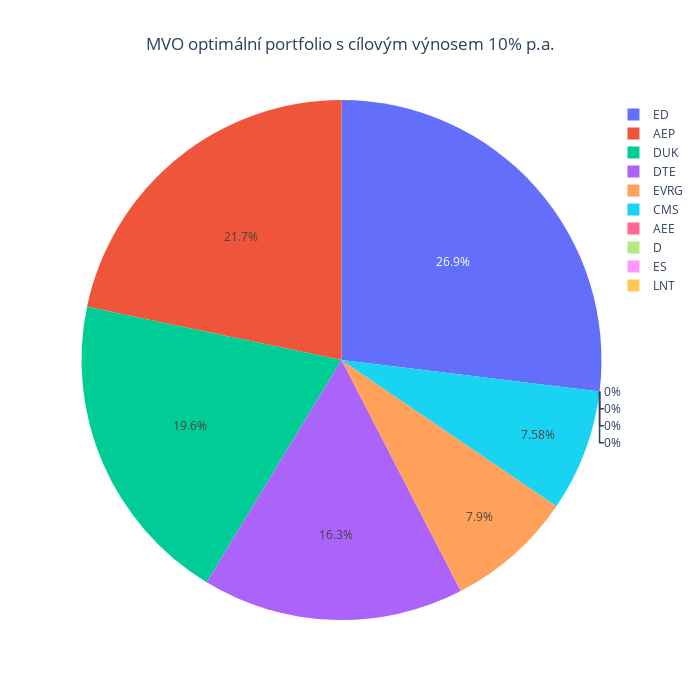

Here is the notebook cell this chart was saved with:
### Code cell
weightsMVOTarget = MVOTargetReturn(prices = prices, target_return = 0.1)
weightsPlot(weightsMVOTarget, title = "MVO optimální portfolio s cílovým výnosem 10% p.a.")

### Figure 1 — Plotly figure (JSON) as saved in the notebook; plotly's stock layout.template omitted (floating-point values rounded to 4 significant figures)
{"data": [{"labels": ["AEE", "AEP", "CMS", "D", "DTE", "DUK", "ED", "ES", "EVRG", "LNT"], "type": "pie", "values": [0, 0.2171, 0.07576, 0, 0.1627, 0.1961, 0.2694, 0, 0.07898, 0]}], "layout": {"height": 700, "title": {"text": "MVO optimální portfolio s cílovým výnosem 10% p.a.", "x": 0.5}, "width": 700}}
